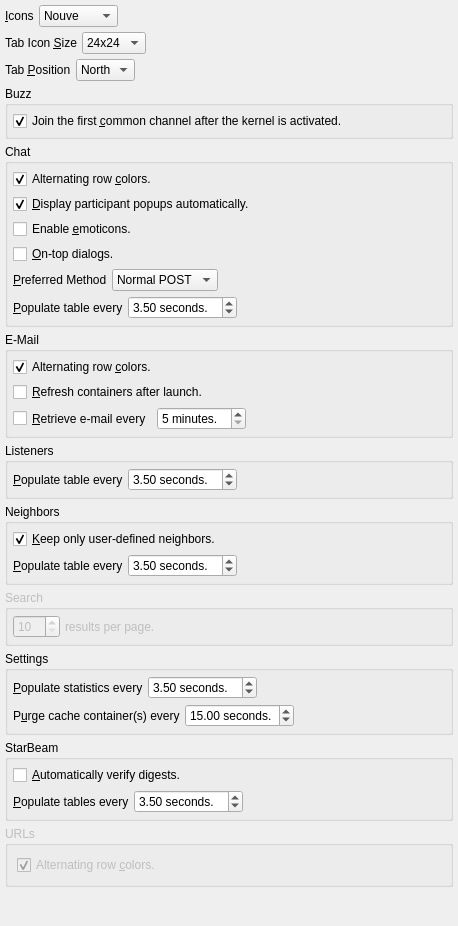
          <widget class="QWidget" name="scrollAreaWidgetContents_2">
           <property name="geometry">
            <rect>
             <x>0</x>
             <y>0</y>
             <width>458</width>
             <height>926</height>
            </rect>
           </property>
           <layout class="QVBoxLayout" name="verticalLayout_9">
            <property name="spacing">
             <number>5</number>
            </property>
            <property name="margin">
             <number>5</number>
            </property>
            <item>
             <layout class="QHBoxLayout" name="horizontalLayout_2">
              <property name="spacing">
               <number>5</number>
              </property>
              <item>
               <widget class="QLabel" name="label">
                <property name="text">
                 <string>&amp;Icons</string>
                </property>
                <property name="buddy">
                 <cstring>icons</cstring>
                </property>
               </widget>
              </item>
              <item>
               <widget class="QComboBox" name="icons">
                <property name="currentIndex">
                 <number>1</number>
                </property>
                <property name="sizeAdjustPolicy">
                 <enum>QComboBox::AdjustToContents</enum>
                </property>
                <item>
                 <property name="text">
                  <string>Everaldo</string>
                 </property>
                </item>
                <item>
                 <property name="text">
                  <string>Nouve</string>
                 </property>
                </item>
                <item>
                 <property name="text">
                  <string>Nuvola</string>
                 </property>
                </item>
               </widget>
              </item>
              <item>
               <spacer name="horizontalSpacer_2">
                <property name="orientation">
                 <enum>Qt::Horizontal</enum>
                </property>
                <property name="sizeHint" stdset="0">
                 <size>
                  <width>40</width>
                  <height>20</height>
                 </size>
                </property>
               </spacer>
              </item>
             </layout>
            </item>
            <item>
             <layout class="QHBoxLayout" name="horizontalLayout_4">
              <property name="spacing">
               <number>5</number>
              </property>
              <item>
               <widget class="QLabel" name="label_3">
                <property name="text">
                 <string>Tab Icon &amp;Size</string>
                </property>
                <property name="buddy">
                 <cstring>icons</cstring>
                </property>
               </widget>
              </item>
              <item>
               <widget class="QComboBox" name="iconsize">
                <property name="currentIndex">
                 <number>1</number>
                </property>
                <property name="sizeAdjustPolicy">
                 <enum>QComboBox::AdjustToContents</enum>
                </property>
                <item>
                 <property name="text">
                  <string>16x16</string>
                 </property>
                </item>
                <item>
                 <property name="text">
                  <string>24x24</string>
                 </property>
                </item>
                <item>
                 <property name="text">
                  <string>32x32</string>
                 </property>
                </item>
                <item>
                 <property name="text">
                  <string>64x64</string>
                 </property>
                </item>
               </widget>
              </item>
              <item>
               <spacer name="horizontalSpacer_4">
                <property name="orientation">
                 <enum>Qt::Horizontal</enum>
                </property>
                <property name="sizeHint" stdset="0">
                 <size>
                  <width>40</width>
                  <height>20</height>
                 </size>
                </property>
               </spacer>
              </item>
             </layout>
            </item>
            <item>
             <layout class="QHBoxLayout" name="horizontalLayout_3">
              <property name="spacing">
               <number>5</number>
              </property>
              <item>
               <widget class="QLabel" name="label_2">
                <property name="text">
                 <string>Tab &amp;Position</string>
                </property>
                <property name="buddy">
                 <cstring>icons</cstring>
                </property>
               </widget>
              </item>
              <item>
               <widget class="QComboBox" name="position">
                <property name="currentIndex">
                 <number>1</number>
                </property>
                <property name="sizeAdjustPolicy">
                 <enum>QComboBox::AdjustToContents</enum>
                </property>
                <item>
                 <property name="text">
                  <string>East</string>
                 </property>
                </item>
                <item>
                 <property name="text">
                  <string>North</string>
                 </property>
                </item>
                <item>
                 <property name="text">
                  <string>West</string>
                 </property>
                </item>
               </widget>
              </item>
              <item>
               <spacer name="horizontalSpacer_3">
                <property name="orientation">
                 <enum>Qt::Horizontal</enum>
                </property>
                <property name="sizeHint" stdset="0">
                 <size>
                  <width>40</width>
                  <height>20</height>
                 </size>
                </property>
               </spacer>
              </item>
             </layout>
            </item>
            <item>
             <widget class="QGroupBox" name="groupBox">
              <property name="title">
               <string>Buzz</string>
              </property>
              <layout class="QVBoxLayout" name="verticalLayout_2">
               <property name="spacing">
                <number>5</number>
               </property>
               <property name="margin">
                <number>5</number>
               </property>
               <item>
                <widget class="QCheckBox" name="buzzAutoJoin">
                 <property name="sizePolicy">
                  <sizepolicy hsizetype="Minimum" vsizetype="Preferred">
                   <horstretch>0</horstretch>
                   <verstretch>0</verstretch>
                  </sizepolicy>
                 </property>
                 <property name="text">
                  <string>Join the first &amp;common channel after the kernel is activated.</string>
                 </property>
                 <property name="checked">
                  <bool>true</bool>
                 </property>
                </widget>
               </item>
              </layout>
             </widget>
            </item>
            <item>
             <widget class="QGroupBox" name="groupBox_2">
              <property name="title">
               <string>Chat</string>
              </property>
              <layout class="QVBoxLayout" name="verticalLayout_4">
               <property name="spacing">
                <number>5</number>
               </property>
               <property name="margin">
                <number>5</number>
               </property>
               <item>
                <widget class="QCheckBox" name="chatAlternatingRowColors">
                 <property name="text">
                  <string>Alternating row &amp;colors.</string>
                 </property>
                 <property name="checked">
                  <bool>true</bool>
                 </property>
                </widget>
               </item>
               <item>
                <widget class="QCheckBox" name="displayPopups">
                 <property name="text">
                  <string>&amp;Display participant popups automatically.</string>
                 </property>
                 <property name="checked">
                  <bool>true</bool>
                 </property>
                </widget>
               </item>
               <item>
                <widget class="QCheckBox" name="enableChatEmoticons">
                 <property name="text">
                  <string>Enable &amp;emoticons.</string>
                 </property>
                </widget>
               </item>
               <item>
                <widget class="QCheckBox" name="ontopChatDialogs">
                 <property name="text">
                  <string>&amp;On-top dialogs.</string>
                 </property>
                </widget>
               </item>
               <item>
                <layout class="QHBoxLayout" name="horizontalLayout_5">
                 <property name="spacing">
                  <number>5</number>
                 </property>
                 <item>
                  <widget class="QLabel" name="label_9">
                   <property name="text">
                    <string>&amp;Preferred Method</string>
                   </property>
                   <property name="buddy">
                    <cstring>chatSendMethod</cstring>
                   </property>
                  </widget>
                 </item>
                 <item>
                  <widget class="QComboBox" name="chatSendMethod">
                   <property name="sizePolicy">
                    <sizepolicy hsizetype="Preferred" vsizetype="Fixed">
                     <horstretch>0</horstretch>
                     <verstretch>0</verstretch>
                    </sizepolicy>
                   </property>
                   <property name="sizeAdjustPolicy">
                    <enum>QComboBox::AdjustToContents</enum>
                   </property>
                   <item>
                    <property name="text">
                     <string>Normal POST</string>
                    </property>
                   </item>
                   <item>
                    <property name="text">
                     <string>Artificial GET</string>
                    </property>
                   </item>
                  </widget>
                 </item>
                 <item>
                  <spacer name="horizontalSpacer_5">
                   <property name="orientation">
                    <enum>Qt::Horizontal</enum>
                   </property>
                   <property name="sizeHint" stdset="0">
                    <size>
                     <width>40</width>
                     <height>20</height>
                    </size>
                   </property>
                  </spacer>
                 </item>
                </layout>
               </item>
               <item>
                <layout class="QHBoxLayout" name="horizontalLayout_98">
                 <property name="spacing">
                  <number>5</number>
                 </property>
                 <item>
                  <widget class="QLabel" name="label_121">
                   <property name="text">
                    <string>&amp;Populate table every</string>
                   </property>
                   <property name="buddy">
                    <cstring>chatUpdateInterval</cstring>
                   </property>
                  </widget>
                 </item>
                 <item>
                  <widget class="QDoubleSpinBox" name="chatUpdateInterval">
                   <property name="suffix">
                    <string> seconds.</string>
                   </property>
                   <property name="minimum">
                    <double>0.500000000000000</double>
                   </property>
                   <property name="maximum">
                    <double>10.000000000000000</double>
                   </property>
                   <property name="value">
                    <double>3.500000000000000</double>
                   </property>
                  </widget>
                 </item>
                 <item>
                  <spacer name="horizontalSpacer_68">
                   <property name="orientation">
                    <enum>Qt::Horizontal</enum>
                   </property>
                   <property name="sizeHint" stdset="0">
                    <size>
                     <width>40</width>
                     <height>20</height>
                    </size>
                   </property>
                  </spacer>
                 </item>
                </layout>
               </item>
              </layout>
             </widget>
            </item>
            <item>
             <widget class="QGroupBox" name="groupBox_6">
              <property name="title">
               <string>E-Mail</string>
              </property>
              <layout class="QVBoxLayout" name="verticalLayout_10">
               <property name="spacing">
                <number>5</number>
               </property>
               <property name="margin">
                <number>5</number>
               </property>
               <item>
                <widget class="QCheckBox" name="emailAlternatingRowColors">
                 <property name="text">
                  <string>Alternating row &amp;colors.</string>
                 </property>
                 <property name="checked">
                  <bool>true</bool>
                 </property>
                </widget>
               </item>
               <item>
                <widget class="QCheckBox" name="refreshEmail">
                 <property name="text">
                  <string>&amp;Refresh containers after launch.</string>
                 </property>
                </widget>
               </item>
               <item>
                <layout class="QHBoxLayout" name="horizontalLayout_62">
                 <property name="spacing">
                  <number>5</number>
                 </property>
                 <item>
                  <widget class="QCheckBox" name="autoEmailRetrieve">
                   <property name="sizePolicy">
                    <sizepolicy hsizetype="Minimum" vsizetype="Preferred">
                     <horstretch>0</horstretch>
                     <verstretch>0</verstretch>
                    </sizepolicy>
                   </property>
                   <property name="text">
                    <string>&amp;Retrieve e-mail every</string>
                   </property>
                  </widget>
                 </item>
                 <item>
                  <widget class="QSpinBox" name="emailRetrievalInterval">
                   <property name="suffix">
                    <string> minutes.</string>
                   </property>
                   <property name="minimum">
                    <number>5</number>
                   </property>
                   <property name="maximum">
                    <number>60</number>
                   </property>
                  </widget>
                 </item>
                 <item>
                  <spacer name="horizontalSpacer_46">
                   <property name="orientation">
                    <enum>Qt::Horizontal</enum>
                   </property>
                   <property name="sizeHint" stdset="0">
                    <size>
                     <width>40</width>
                     <height>20</height>
                    </size>
                   </property>
                  </spacer>
                 </item>
                </layout>
               </item>
              </layout>
             </widget>
            </item>
            <item>
             <widget class="QGroupBox" name="groupBox_7">
              <property name="title">
               <string>Listeners</string>
              </property>
              <layout class="QVBoxLayout" name="verticalLayout_12">
               <property name="spacing">
                <number>5</number>
               </property>
               <property name="margin">
                <number>5</number>
               </property>
               <item>
                <layout class="QHBoxLayout" name="horizontalLayout_91">
                 <property name="spacing">
                  <number>5</number>
                 </property>
                 <item>
                  <widget class="QLabel" name="label_123">
                   <property name="text">
                    <string>&amp;Populate table every</string>
                   </property>
                   <property name="buddy">
                    <cstring>listenersUpdateInterval</cstring>
                   </property>
                  </widget>
                 </item>
                 <item>
                  <widget class="QDoubleSpinBox" name="listenersUpdateInterval">
                   <property name="suffix">
                    <string> seconds.</string>
                   </property>
                   <property name="minimum">
                    <double>0.500000000000000</double>
                   </property>
                   <property name="maximum">
                    <double>10.000000000000000</double>
                   </property>
                   <property name="value">
                    <double>3.500000000000000</double>
                   </property>
                  </widget>
                 </item>
                 <item>
                  <spacer name="horizontalSpacer_76">
                   <property name="orientation">
                    <enum>Qt::Horizontal</enum>
                   </property>
                   <property name="sizeHint" stdset="0">
                    <size>
                     <width>40</width>
                     <height>20</height>
                    </size>
                   </property>
                  </spacer>
                 </item>
                </layout>
               </item>
              </layout>
             </widget>
            </item>
            <item>
             <widget class="QGroupBox" name="groupBox_9">
              <property name="title">
               <string>Neighbors</string>
              </property>
              <layout class="QVBoxLayout" name="verticalLayout_14">
               <property name="spacing">
                <number>5</number>
               </property>
               <property name="margin">
                <number>5</number>
               </property>
               <item>
                <widget class="QCheckBox" name="keepOnlyUserDefinedNeighbors">
                 <property name="sizePolicy">
                  <sizepolicy hsizetype="Minimum" vsizetype="Preferred">
                   <horstretch>0</horstretch>
                   <verstretch>0</verstretch>
                  </sizepolicy>
                 </property>
                 <property name="text">
                  <string>&amp;Keep only user-defined neighbors.</string>
                 </property>
                 <property name="checked">
                  <bool>true</bool>
                 </property>
                </widget>
               </item>
               <item>
                <layout class="QHBoxLayout" name="horizontalLayout_28">
                 <property name="spacing">
                  <number>5</number>
                 </property>
                 <item>
                  <widget class="QLabel" name="label_125">
                   <property name="text">
                    <string>&amp;Populate table every</string>
                   </property>
                   <property name="buddy">
                    <cstring>neighborsUpdateInterval</cstring>
                   </property>
                  </widget>
                 </item>
                 <item>
                  <widget class="QDoubleSpinBox" name="neighborsUpdateInterval">
                   <property name="suffix">
                    <string> seconds.</string>
                   </property>
                   <property name="minimum">
                    <double>0.500000000000000</double>
                   </property>
                   <property name="maximum">
                    <double>10.000000000000000</double>
                   </property>
                   <property name="value">
                    <double>3.500000000000000</double>
                   </property>
                  </widget>
                 </item>
                 <item>
                  <spacer name="horizontalSpacer_25">
                   <property name="orientation">
                    <enum>Qt::Horizontal</enum>
                   </property>
                   <property name="sizeHint" stdset="0">
                    <size>
                     <width>40</width>
                     <height>20</height>
                    </size>
                   </property>
                  </spacer>
                 </item>
                </layout>
               </item>
              </layout>
             </widget>
            </item>
            <item>
             <widget class="QGroupBox" name="groupBox_13">
              <property name="enabled">
               <bool>false</bool>
              </property>
              <property name="title">
               <string>Search</string>
              </property>
              <layout class="QVBoxLayout" name="verticalLayout_19">
               <property name="margin">
                <number>5</number>
               </property>
               <item>
                <layout class="QHBoxLayout" name="horizontalLayout_65">
                 <property name="spacing">
                  <number>5</number>
                 </property>
                 <item>
                  <widget class="QSpinBox" name="searchResultsPerPage">
                   <property name="minimum">
                    <number>10</number>
                   </property>
                   <property name="maximum">
                    <number>100</number>
                   </property>
                  </widget>
                 </item>
                 <item>
                  <widget class="QLabel" name="label_4">
                   <property name="text">
                    <string>results per page.</string>
                   </property>
                  </widget>
                 </item>
                 <item>
                  <spacer name="horizontalSpacer_48">
                   <property name="orientation">
                    <enum>Qt::Horizontal</enum>
                   </property>
                   <property name="sizeHint" stdset="0">
                    <size>
                     <width>40</width>
                     <height>20</height>
                    </size>
                   </property>
                  </spacer>
                 </item>
                </layout>
               </item>
              </layout>
             </widget>
            </item>
            <item>
             <widget class="QGroupBox" name="groupBox_12">
              <property name="title">
               <string>Settings</string>
              </property>
              <layout class="QVBoxLayout" name="verticalLayout_17">
               <property name="spacing">
                <number>5</number>
               </property>
               <property name="margin">
                <number>5</number>
               </property>
               <item>
                <layout class="QHBoxLayout" name="horizontalLayout_64">
                 <property name="spacing">
                  <number>5</number>
                 </property>
                 <item>
                  <widget class="QLabel" name="label_127">
                   <property name="text">
                    <string>&amp;Populate statistics every</string>
                   </property>
                   <property name="buddy">
                    <cstring>kernelUpdateInterval</cstring>
                   </property>
                  </widget>
                 </item>
                 <item>
                  <widget class="QDoubleSpinBox" name="kernelUpdateInterval">
                   <property name="suffix">
                    <string> seconds.</string>
                   </property>
                   <property name="minimum">
                    <double>0.500000000000000</double>
                   </property>
                   <property name="maximum">
                    <double>10.000000000000000</double>
                   </property>
                   <property name="value">
                    <double>3.500000000000000</double>
                   </property>
                  </widget>
                 </item>
                 <item>
                  <spacer name="horizontalSpacer_78">
                   <property name="orientation">
                    <enum>Qt::Horizontal</enum>
                   </property>
                   <property name="sizeHint" stdset="0">
                    <size>
                     <width>40</width>
                     <height>20</height>
                    </size>
                   </property>
                  </spacer>
                 </item>
                </layout>
               </item>
               <item>
                <layout class="QHBoxLayout" name="horizontalLayout_66">
                 <property name="spacing">
                  <number>5</number>
                 </property>
                 <item>
                  <widget class="QLabel" name="label_130">
                   <property name="text">
                    <string>P&amp;urge cache container(s) every</string>
                   </property>
                   <property name="buddy">
                    <cstring>kernelUpdateInterval</cstring>
                   </property>
                  </widget>
                 </item>
                 <item>
                  <widget class="QDoubleSpinBox" name="kernelCacheInterval">
                   <property name="suffix">
                    <string> seconds.</string>
                   </property>
                   <property name="minimum">
                    <double>5.000000000000000</double>
                   </property>
                   <property name="maximum">
                    <double>90.000000000000000</double>
                   </property>
                   <property name="value">
                    <double>15.000000000000000</double>
                   </property>
                  </widget>
                 </item>
                 <item>
                  <spacer name="horizontalSpacer_6">
                   <property name="orientation">
                    <enum>Qt::Horizontal</enum>
                   </property>
                   <property name="sizeHint" stdset="0">
                    <size>
                     <width>40</width>
                     <height>20</height>
                    </size>
                   </property>
                  </spacer>
                 </item>
                </layout>
               </item>
              </layout>
             </widget>
            </item>
            <item>
             <widget class="QGroupBox" name="groupBox_14">
              <property name="title">
               <string>StarBeam</string>
              </property>
              <layout class="QVBoxLayout" name="verticalLayout_20">
               <property name="spacing">
                <number>5</number>
               </property>
               <property name="margin">
                <number>5</number>
               </property>
               <item>
                <widget class="QCheckBox" name="starbeamAutoVerify">
                 <property name="text">
                  <string>&amp;Automatically verify digests.</string>
                 </property>
                </widget>
               </item>
               <item>
                <layout class="QHBoxLayout" name="horizontalLayout_82">
                 <property name="spacing">
                  <number>5</number>
                 </property>
                 <item>
                  <widget class="QLabel" name="label_129">
                   <property name="text">
                    <string>&amp;Populate tables every</string>
                   </property>
                   <property name="buddy">
                    <cstring>starbeamUpdateInterval</cstring>
                   </property>
                  </widget>
                 </item>
                 <item>
                  <widget class="QDoubleSpinBox" name="starbeamUpdateInterval">
                   <property name="suffix">
                    <string> seconds.</string>
                   </property>
                   <property name="minimum">
                    <double>0.500000000000000</double>
                   </property>
                   <property name="maximum">
                    <double>10.000000000000000</double>
                   </property>
                   <property name="value">
                    <double>3.500000000000000</double>
                   </property>
                  </widget>
                 </item>
                 <item>
                  <spacer name="horizontalSpacer_66">
                   <property name="orientation">
                    <enum>Qt::Horizontal</enum>
                   </property>
                   <property name="sizeHint" stdset="0">
                    <size>
                     <width>40</width>
                     <height>20</height>
                    </size>
                   </property>
                  </spacer>
                 </item>
                </layout>
               </item>
              </layout>
             </widget>
            </item>
            <item>
             <widget class="QGroupBox" name="groupBox_17">
              <property name="enabled">
               <bool>false</bool>
              </property>
              <property name="title">
               <string>URLs</string>
              </property>
              <layout class="QVBoxLayout" name="verticalLayout_22">
               <item>
                <widget class="QCheckBox" name="urlsAlternatingRowColors">
                 <property name="text">
                  <string>Alternating row &amp;colors.</string>
                 </property>
                 <property name="checked">
                  <bool>true</bool>
                 </property>
                </widget>
               </item>
              </layout>
             </widget>
            </item>
            <item>
             <spacer name="verticalSpacer">
              <property name="orientation">
               <enum>Qt::Vertical</enum>
              </property>
              <property name="sizeHint" stdset="0">
               <size>
                <width>20</width>
                <height>40</height>
               </size>
              </property>
             </spacer>
            </item>
           </layout>
          </widget>
